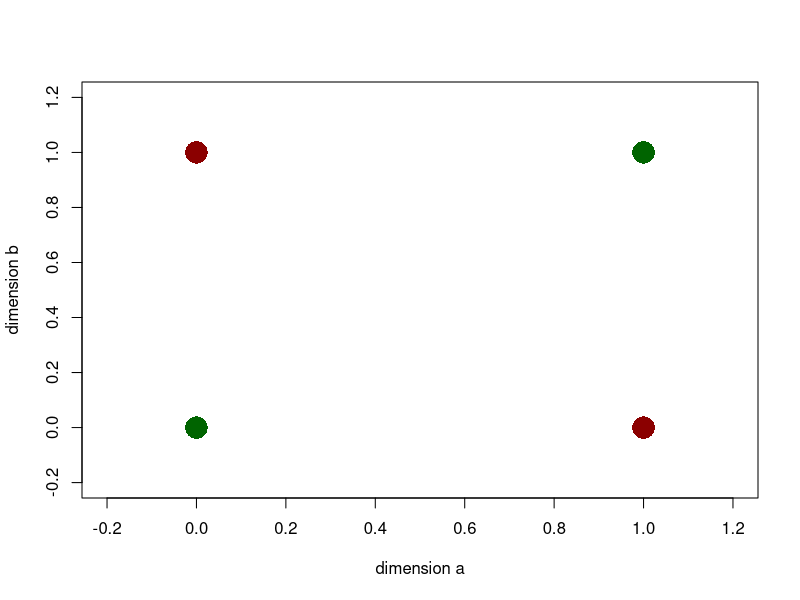
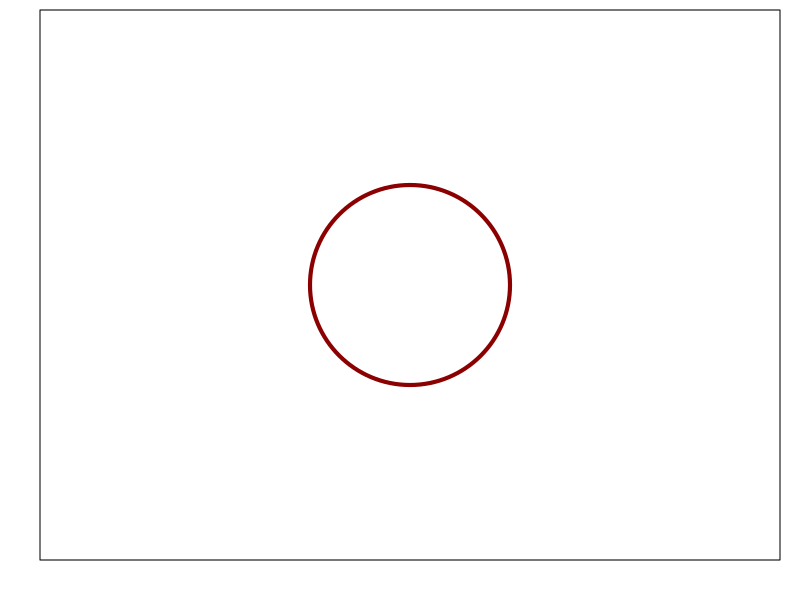
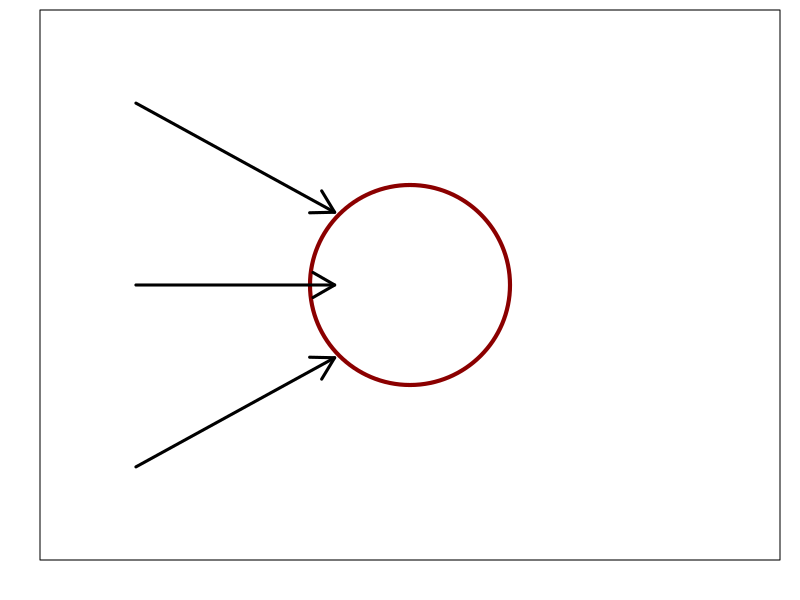
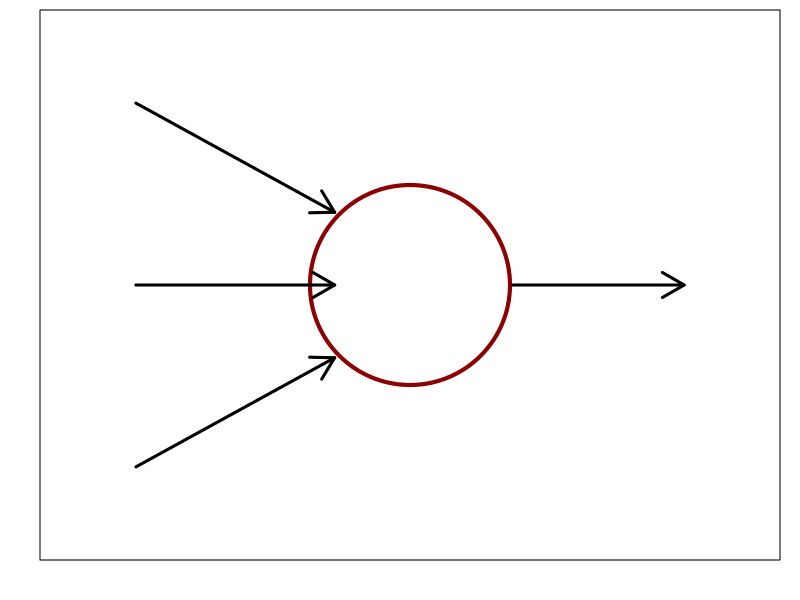

R code for these plots, in order:
## ---- chunk 1

## ---- chunk 2
plot(range(-0.2, 1.2), range(-0.2, 1.2), type='n', xlab="dimension a", ylab="dimension b")
points(c(0,1), c(0,1), col='dark green', pch=16, cex=3)
points(c(1,0), c(0,1), col='dark red', pch=16, cex=3)
## ---- chunk 3
par(mar=c(2,2,0.5,1))
plot(range(0, 20), range(0, 14), type='n', axes=FALSE, frame.plot=TRUE, xlab='', ylab='')
symbols(10, 7, circles=3, bg="white", fg="dark red", add=TRUE, lwd=4)

## ---- chunk 4
par(mar=c(2,2,0.5,1))
plot(range(0, 20), range(0, 14), type='n', axes=FALSE, frame.plot=TRUE, xlab='', ylab='')
symbols(10, 7, circles=3, bg="white", fg="dark red", add=TRUE, lwd=4)
arrows(c(2,2,2), c(2,7,12), c(7.8, 7.8, 7.8), c(5.0, 7, 9.0), lwd=3)

## ---- chunk 5
par(mar=c(2,2,0.5,1))
plot(range(0, 20), range(0, 14), type='n', axes=FALSE, frame.plot=TRUE, xlab='', ylab='')
symbols(10, 7, circles=3, bg="white", fg="dark red", add=TRUE, lwd=4)
arrows(c(2,2,2,13), c(2,7,12,7), c(7.8, 7.8, 7.8, 18), c(5.0, 7, 9.0, 7), lwd=3)

